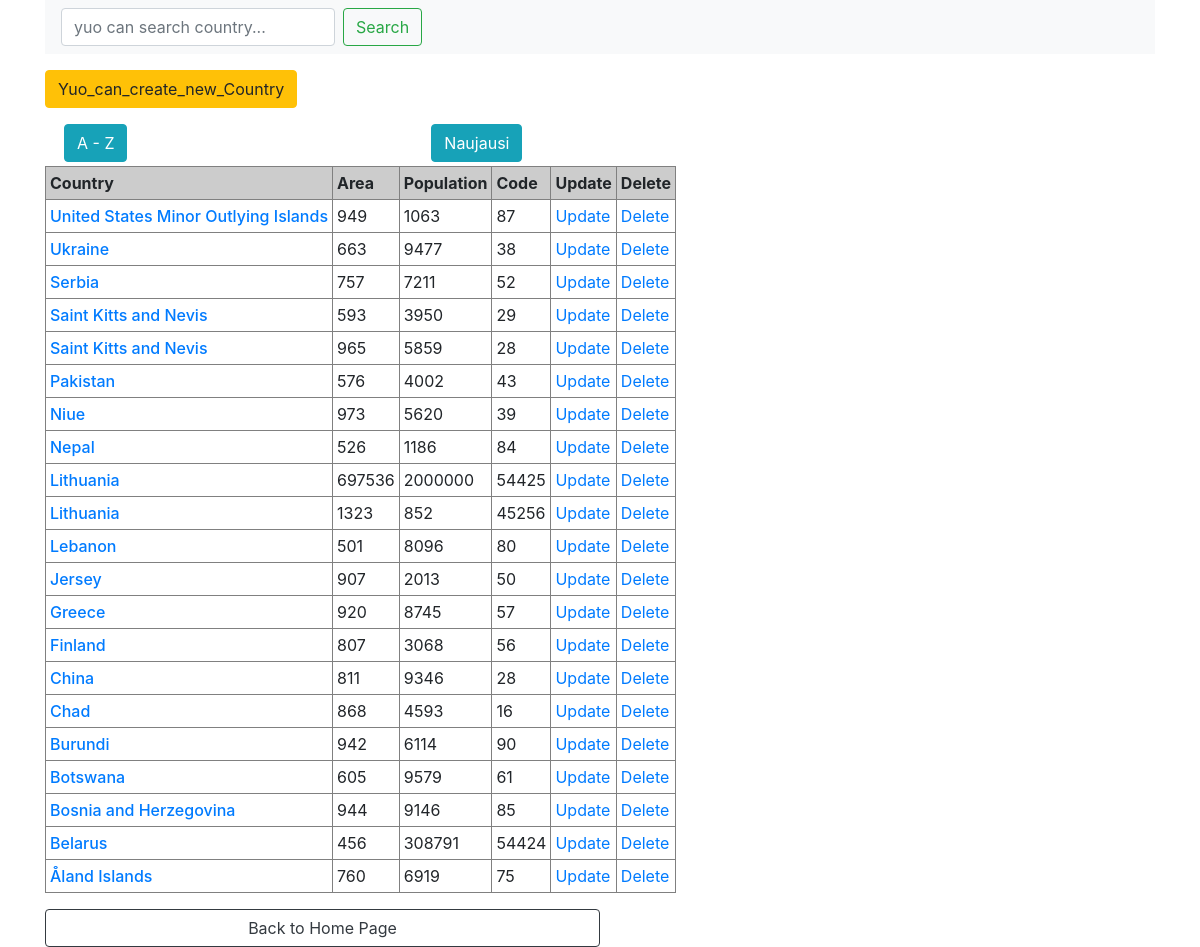
/desc.php, run on the app's committed database.
### tables this page shows
CREATE TABLE `countrytable` (
  `id` int(6) NOT NULL,
  `coutry` varchar(120) DEFAULT NULL,
  `area` double DEFAULT NULL,
  `population` double DEFAULT NULL,
  `code` int(250) DEFAULT NULL,
  `data` date DEFAULT NULL
);

### db_functions.php (called while the page is built, shortened)
<?php
    $prisijungimas = mysqli_connect(DB_HOST,  MYSQL_USER, MYSQL_PASSWORD, DB_NAME   );
    mysqli_set_charset($prisijungimas, 'utf8mb4');
    function getPrisijungimas() {
        global $prisijungimas;
        return $prisijungimas;
    }
function getCountryZA() {
    $mano_sql_tekstas = "SELECT * FROM countrytable
                                  ORDER BY coutry DESC";
    $adminAtsakymai = mysqli_query( getPrisijungimas() , $mano_sql_tekstas);
            if ( $adminAtsakymai ) {
         return $adminAtsakymai;
    } else {
        return NULL;
    }
}

### desc.php (the view, shortened to what this page needs)
<?php require_once('db_functions.php') ?>
<!DOCTYPE html>
<html>
    <head>
      <link rel="stylesheet" href="https://stackpath.bootstrapcdn.com/bootstrap/4.3.1/css/bootstrap.min.css">
<div class="container">
<header>
        <nav class="navbar navbar-expand-lg navbar-light bg-light">
                <form action="search_country.php"    method="GET"   class="form-inline my-2 my-lg-0" >
                    <input type="text" class="form-control mr-sm-2" name="query" aria-label="Search" placeholder="yuo can search country...">
                    <button class="btn btn-outline-success my-2 my-sm-0" type="submit" value="Search">Search</button>
                </form>
        </nav>
</header>
<div class="row mb-3 mt-3">
  <div class="col">
    <?php echo "<a type='button' class='btn btn-warning' href= 'country_create_forma.php?nr=$i'>".Yuo_can_create_new_Country ."</a>";?>
  </div>
</div>
<div class="row m-1">
  <div class="col-4">
    <a  class = "btn btn-info" href="rikiuotas.php">A - Z</a>
  </div>
  <div class="col-4">
    <a  class = "btn btn-info" href="naujausi.php">Naujausi</a>
  </div>
</div>
<div class="row">
  <div class="col-12">
    <table border="1" cellpadding="4">
    <tr>
        <td bgcolor="#CCCCCC"><strong>Country</strong></td>
        <td bgcolor="#CCCCCC"><strong>Area</strong></td><td bgcolor="#CCCCCC"><strong>Population</strong></td><td bgcolor="#CCCCCC"><strong>Code</strong></td><td bgcolor="#CCCCCC"><strong>Update</strong></td><td bgcolor="#CCCCCC"><strong>Delete</strong></td></tr>
    <?php
    $salys = getCountryZA();
    $salis = mysqli_fetch_assoc($salys);
      for($i=1; $i < HOME_NUMBER_OF_ARTICLES; $i++){
      while($salis == true){
        $trans = $salis[id];
    ?>
                <tr>
                <td><? echo "<a  class='card-title h6' href= 'city.php?nr=$trans'>".$salis['coutry']."</a>"; ?></td>
                <td><? echo $salis['area']; ?></td>
                <td><? echo $salis['population']; ?></td>
                <td><? echo $salis['code']; ?></td>
                <td><? echo "<a class='card-link' href= 'country_update_forma.php?nr=$trans'>".Update."</a>"; ?></td>
                <td><? echo "<a class='card-link' href= 'countrydelete.php?nr=$trans'>".Delete."</a>"; ?></td>
                </tr>
                <?php $salis = mysqli_fetch_assoc($salys); ?>
    <?php
    }
    };
    ?>
    </table>
</div>
</div>
<a  href="index.php" class="btn btn-outline-dark w-50 mt-3">Back to Home Page</a>
</div>

### data on the page
countrytable: coutry "United States Minor Outlying Islands", area "949", population "1063", code "87"
countrytable: coutry "Ukraine", area "663", population "9477", code "38"
countrytable: coutry "Serbia", area "757", population "7211", code "52"
countrytable: coutry "Saint Kitts and Nevis", area "593", population "3950", code "29"
countrytable: coutry "Saint Kitts and Nevis", area "965", population "5859", code "28"
countrytable: coutry "Pakistan", area "576", population "4002", code "43"
countrytable: coutry "Niue", area "973", population "5620", code "39"
countrytable: coutry "Nepal", area "526", population "1186", code "84"
countrytable: coutry "Lithuania", area "697536", population "2000000", code "54425"
countrytable: coutry "Lithuania", area "1323", population "852", code "45256"
countrytable: coutry "Lebanon", area "501", population "8096", code "80"
countrytable: coutry "Jersey", area "907", population "2013", code "50"
countrytable: coutry "Greece", area "920", population "8745", code "57"
countrytable: coutry "Finland", area "807", population "3068", code "56"
countrytable: coutry "China", area "811", population "9346", code "28"
countrytable: coutry "Chad", area "868", population "4593", code "16"
countrytable: coutry "Burundi", area "942", population "6114", code "90"
countrytable: coutry "Botswana", area "605", population "9579", code "61"
countrytable: coutry "Bosnia and Herzegovina", area "944", population "9146", code "85"
countrytable: coutry "Belarus", area "456", population "308791", code "54424"
countrytable: coutry "Åland Islands", area "760", population "6919", code "75"

### other printed values
Yuo_can_create_new_Country "Yuo_can_create_new_Country"
